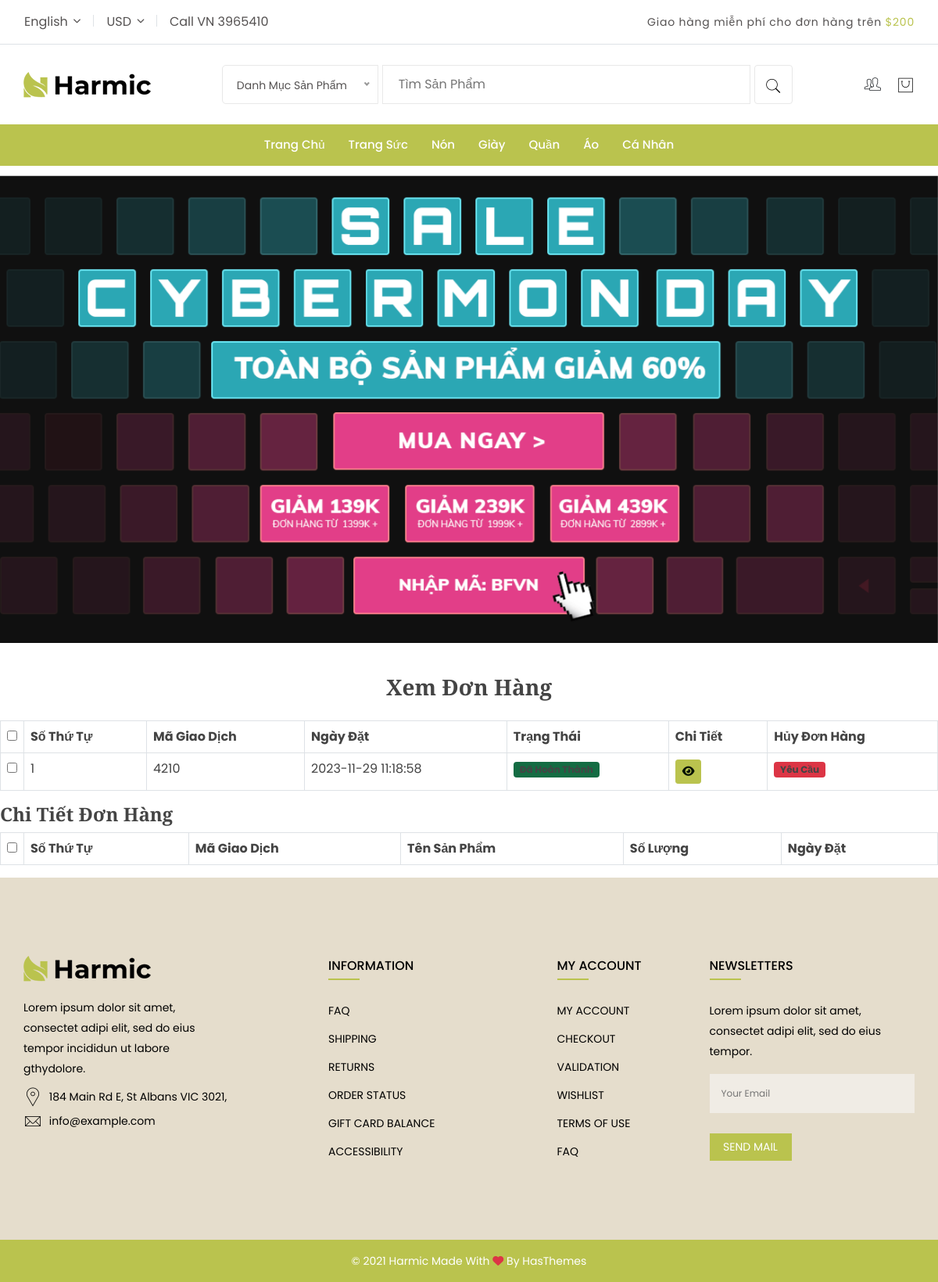
The page /index.php?quanly=xemdonhang&khachhang=30 (signed in) on the database its author committed.
### tables this page shows
CREATE TABLE `tbl_category` (
  `category_id` int(11) NOT NULL,
  `category_name` varchar(50) NOT NULL
);

CREATE TABLE `slider` (
  `slider_id` int(11) NOT NULL,
  `slider_image` varchar(100) NOT NULL,
  `slider_active` int(11) NOT NULL DEFAULT 1
);

CREATE TABLE `tbl_giaodich` (
  `giaodich_id` int(11) NOT NULL,
  `sanpham_id` int(11) NOT NULL,
  `soluong` int(11) NOT NULL,
  `magiaodich` varchar(50) NOT NULL,
  `ngaythang` timestamp NOT NULL DEFAULT current_timestamp() ON UPDATE current_timestamp(),
  `khachhang_id` int(11) NOT NULL,
  `tinhtrangdon` int(11) NOT NULL DEFAULT 0,
  `huydon` int(11) NOT NULL DEFAULT 0
);

### include/xemdonhang.php (the view, shortened to what this page needs)
<link rel="stylesheet" type="text/css" href="https://cdnjs.cloudflare.com/ajax/libs/font-awesome/6.4.2/css/all.min.css">
<div class="tab-content text-charcoal pt-8">
    <h3 class="title-w3l text-center mb-lg-5 mb-sm-4 mb-3">Xem Đơn Hàng</h3>
    <div class="tab-pane fade show active" id="grid-view" role="tabpanel" aria-labelledby="grid-view-tab">
        <?php
        if (isset($_GET['khachhang'])) {
            $id_khachhang = $_GET['khachhang'];
        } else {
            $id_khachhang = '';
        }
        $sql_select = mysqli_query($con, "SELECT *FROM tbl_giaodich,tbl_sanpham WHERE tbl_giaodich.khachhang_id='$id_khachhang' AND
                        tbl_giaodich.sanpham_id=tbl_sanpham.sanpham_id GROUP BY tbl_giaodich.magiaodich DESC");
        ?>
        <table class="table table-hover table-bordered" id="sampleTable">
            <thead>
                <tr>
                    <th width="10"><input type="checkbox" id="all"></th>
                    <th>Số Thứ Tự</th>
                    <th>Mã Giao Dịch</th>
                    <th>Ngày Đặt</th>
                    <th>Trạng Thái</th>
                    <th>Chi Tiết</th>
                    <th>Hủy Đơn Hàng</th>
                </tr>
            </thead>
            <tbody>
                <?php
                $i = 0;
                while ($row_donhang = mysqli_fetch_array($sql_select)) {
                    $i++;
                    ?>
                    <tr>
                        <td width="10"><input type="checkbox" name="danhmuc" value="1"></td>
                        <td>
                            <?php echo $i ?>
                        </td>
                        <td>
                            <?php echo $row_donhang['magiaodich'] ?>
                        </td>
                        <td>
                            <?php echo $row_donhang['ngaythang'] ?>
                        </td>
                        <td>
                            <?php
                                if($row_donhang['tinhtrangdon']==0)
                                {
                                   echo '<span class="badge bg-info">Chờ xử lý</span>';
                                }elseif($row_donhang['tinhtrangdon']==1)
                                {
                                    echo '<span class="badge bg-warning">Đang Vận Chuyển</span>';
                                }elseif($row_donhang['tinhtrangdon']==2)
                                {
                                    echo '<span class="badge bg-success">Đã Hoàn Thành</span>';
                                }
                            ?>
                        </td>
                        <td>
                            <a class="btn btn-primary btn-sm edit" type="button" title="Xem giao dich"
                                href="index.php?quanly=xemdonhang&khachhang=<?php echo $_SESSION['khachhang_id'] ?>&magiaodich=<?php echo $row_donhang['magiaodich'] ?> ">
                                <i class="fa-solid fa-eye" style="color: #051104;"></i>
                            </a>
                        </td>
                      <td>
                                <?php
                                    if($row_donhang['huydon']==0){
                                ?>
                        <a href="index.php?quanly=xemdonhang&khachhang=<?php echo $_SESSION['khachhang_id'] ?>&magiaodich=<?php echo $row_donhang['magiaodich'] ?>&huydon=1"><span
                       class="badge bg-danger">Yêu Cầu</span></a>
                                <?php
                                    }elseif($row_donhang['huydon']==1){
                                ?>
                                <span class="badge bg-danger">Chờ xác nhận...</span>
                                <?php
                                    }else{
                                ?>
                                <span class="badge bg-danger">Đã Hủy</span>
                                <?php
                                    }
                                ?>
                      </td>
                    </tr>
                    <?php
                }
                ?>
            </tbody>
        </table>
                        <h4>Chi Tiết Đơn Hàng</h4>
                        <table class="table table-hover table-bordered" id="sampleTable">
                            <thead>
                                <tr>
                                    <th width="10"><input type="checkbox" id="all"></th>
                                    <th>Số Thứ Tự</th>
                                    <th>Mã Giao Dịch</th>
                                    <th>Tên Sản Phẩm</th>
                                    <th>Số Lượng</th>
                                    <th>Ngày Đặt</th>
                                </tr>
                            </thead>
                        </table>
    </div>
</div>

### include/menu.php (shortened to what this page needs)
<div class="header-middle py-5">
    <div class="container">
        <div class="row align-items-center">
            <div class="col-lg-12">
                <div class="header-middle-wrap">
                    <a href="index.php" class="header-logo">
                        <img src="../assets/images/logo/dark.png" alt="Header Logo">
                    </a>
                    <div class="header-search-area d-none d-lg-block">
                        <form action="index.php?quanly=timkiem" class="header-searchbox" method="POST">
                            <input class="input-field" type="search" name="search_product" placeholder="Tìm Sản Phẩm">
                            <button class="btn btn-outline-whisper btn-primary-hover" type="submit" name="search_button"><i
                                    class="pe-7s-search"></i></button>
                        </form>
                    </div>
                    <div class="header-right">
                        <ul>
                        <?php
                                if(isset($_SESSION['dangnhap_home'])){
                                ?>
                            <li class="dropdown d-none d-md-block">
                                <button class="btn btn-link dropdown-toggle ht-btn p-0" type="button" id="settingButton"
                                    data-bs-toggle="dropdown" aria-expanded="false">
                                    <i class="pe-7s-users"></i>
                                </button>
                            </li>
                            <?php
                                }
                                ?>
                            <li class="d-none d-md-block">
                                <a href="index.php?quanly=giohang" >
                                    <i class="pe-7s-shopbag"></i>
                                </a>
                            </li>
                        </ul>
                    </div>
                </div>
            </div>
        </div>
    </div>
</div>
<div class="main-header header-sticky" data-bg-color="#bac34e">
    <div class="container">
        <div class="main-header_nav position-relative">
            <div class="row align-items-center">
                <div class="col-lg-12 d-none d-lg-block">
                    <div class="main-menu">
                        <nav class="main-nav">
                            <ul>
                                <li class="drop-holder">
                                    <a href="../index.php">Trang Chủ
                                    </a>
                                </li>
                                <?php
                                $sql_category_danhmuc = mysqli_query($con, 'SELECT * FROM tbl_category ORDER BY category_id DESC');
                                while ($row_category_danhmuc = mysqli_fetch_array($sql_category_danhmuc)) {
                                    ?>
                                    <li class="drop-holder">
                                        <a href="?quanly=danhmuc&id=<?php echo $row_category_danhmuc['category_id'] ?>">
                                            <?php echo $row_category_danhmuc['category_name'] ?>
                                        </a>
                                    </li>
                                    <?php
                                }
                                ?>
                            <li>
                                <a href="login.php">Cá Nhân</a>
                            </li>
                            </ul>
                        </nav>
                    </div>
                </div>
            </div>
        </div>
    </div>
</div>

### include/slider.php (shortened to what this page needs)
<div class="slider-area">
            <?php
                $sql_slider=mysqli_query($con,"SELECT * FROM slider WHERE slider_active='1' ORDER BY slider_id");
                while($row_slider=mysqli_fetch_array($sql_slider)){
            ?>
            <div class="swiper-container main-slider swiper-arrow with-bg_white">
                <div class="swiper-wrapper">
                    <div class="swiper-slide animation-style-01">
                        <div  class="slide-inner bg-height" data-bg-image="assets/images/anh/silde1.jpg">
                        </div>
                    </div>
                </div>
                <?php
                }
                ?>
            </div>
        </div>

### rows shown on the page
tbl_category: category_name "Trang Sức"
tbl_category: category_name "Nón"
tbl_category: category_name "Giày"
tbl_category: category_name "Quần"
tbl_category: category_name "Áo"
tbl_giaodich: magiaodich "4210", ngaythang "2023-11-29 11:18:58"
